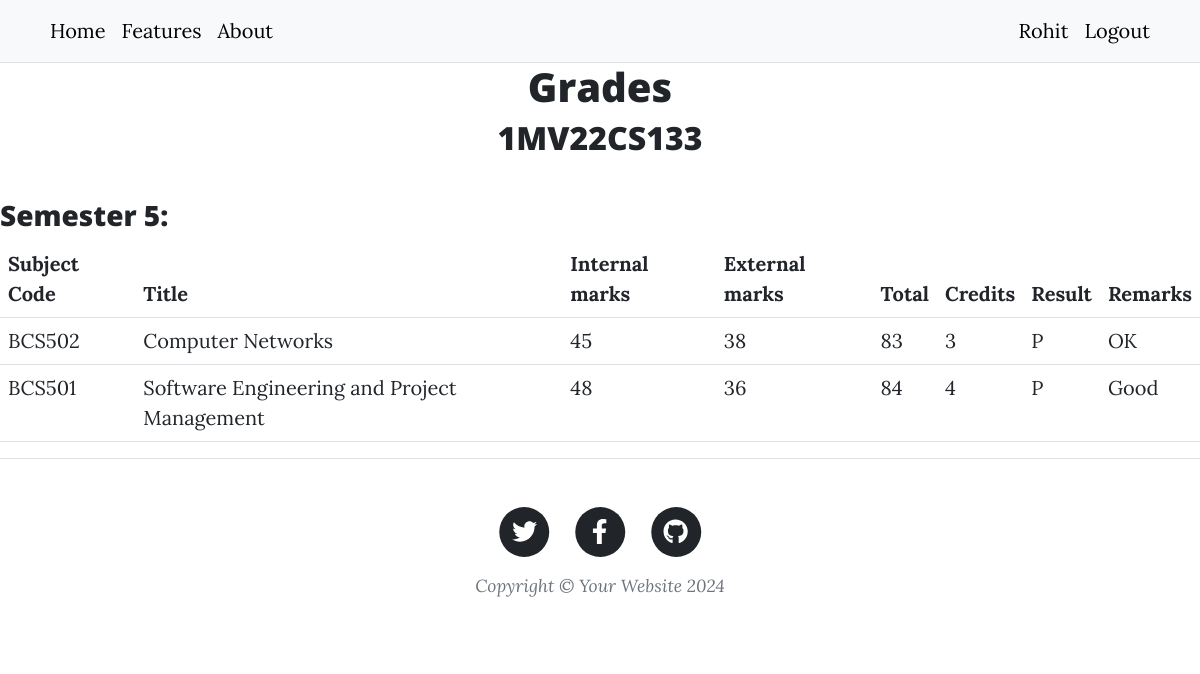
Page /grades?usn=1MV22CS133 (signed in) on the earlier database version.
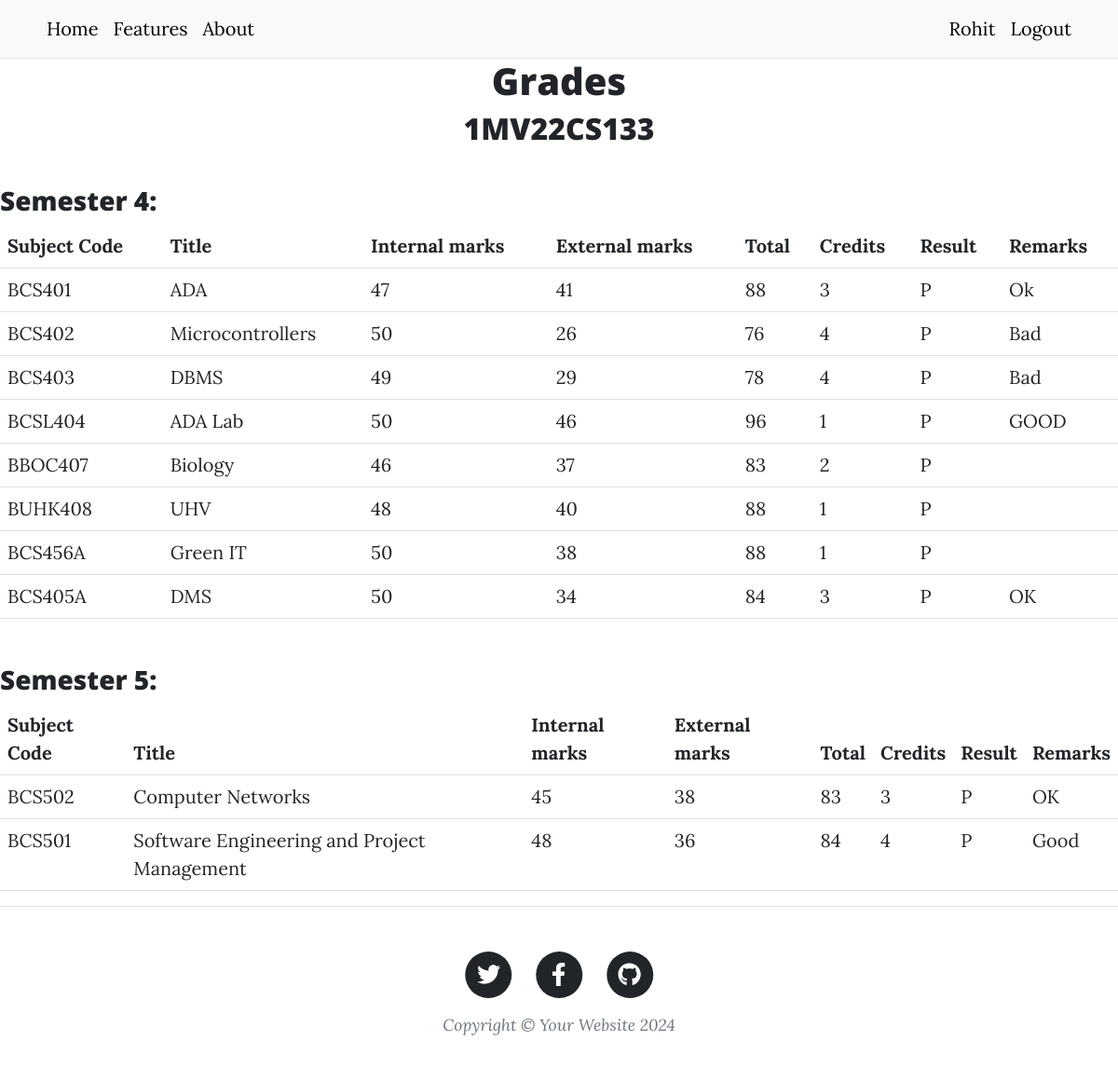
Same page on the later database version.
### main.py (models this page shows)
class User(db.Model, UserMixin):
    __tablename__ = "user"
    id: Mapped[int] = mapped_column(Integer, primary_key=True)
    name: Mapped[str] = mapped_column(String(250))
    email: Mapped[str] = mapped_column(String(250), unique=True)
    designation: Mapped[str] = mapped_column(String(100))
    usn: Mapped[str] = mapped_column(String(100), nullable=True)
    semester: Mapped[int] = mapped_column(Integer, nullable=True)
    course: Mapped[str] = mapped_column(String(250), nullable=True)
    section: Mapped[str] = mapped_column(String(100), nullable=True)
    password: Mapped[str] = mapped_column(String(1000))
    grades: Mapped[List["UserGrade"]] = relationship(back_populates='student')

class UserGrade(db.Model):
    id: Mapped[int] = mapped_column(Integer, primary_key=True)
    subject: Mapped[str] = mapped_column(String(250))
    subject_code: Mapped[str] = mapped_column(String(250))
    student_id: Mapped[int] = mapped_column(ForeignKey('user.id'))
    student: Mapped["User"] = relationship(back_populates='grades')
    internal_marks: Mapped[int] = mapped_column(Integer)
    external_marks: Mapped[int] = mapped_column(Integer)
    subject_credits: Mapped[int] = mapped_column(Integer)
    semester: Mapped[int] = mapped_column(Integer)
    remarks: Mapped[str] = mapped_column(String(1000), nullable=True)
    is_pass: Mapped[str] = mapped_column(String[10])

### main.py (the view)
@app.route('/grades')
@student_specific
def show_grades():
    user = db.session.execute(db.select(User).where(User.usn == request.args.get('usn'))).scalar()
    semesters = []
    for i in range(1, 9):
        for sub in user.grades:
            if sub.semester == i:
                semesters.append(i)
                break
    return render_template('grades.html', user=user, semesters=semesters)

### main.py (called while the page is built)
def student_specific(function):
    @wraps(function)
    def wrapper_function(*args, **kwargs):
        if current_user.is_authenticated and current_user.designation == 'Teacher':
            return function(*args, **kwargs)
        elif (current_user.is_authenticated and current_user.designation == 'Student' and
              current_user.usn == request.args.get('usn').upper()):
            return function(*args, **kwargs)
        else:
            return abort(403)
    return wrapper_function

@login_manager.user_loader
def load_user(user_id):
    return User.query.get(user_id)

### templates/grades.html (shortened to what this page needs)
{% include "header.html" %}
<h1 style="text-align: center">Grades</h1>
<h2 style="text-align: center">{{ user.usn }}</h2>
<div>
    {% for sem in semesters %}
    <h3><br>Semester {{ sem }}:</h3>
    <table class="table">
        <thead>
            <tr>
                <th scope="col">Subject Code</th>
                <th scope="col">Title</th>
                <th scope="col">Internal marks</th>
                <th scope="col">External marks</th>
                <th scope="col">Total</th>
                <th scope="col">Credits</th>
                <th scope="col">Result</th>
                <th scope="col">Remarks</th>
            </tr>
        </thead>
        <tbody>
            {% for sub in user.grades %}
            {% if sub.semester == sem %}
            <tr>
                <td>{{ sub.subject_code }}</td>
                <td>{{ sub.subject }}</td>
                <td>{{ sub.internal_marks }}</td>
                <td>{{ sub.external_marks }}</td>
                <td>{{ sub.internal_marks + sub.external_marks }}</td>
                <td>{{ sub.subject_credits }}</td>
                <td>{{ sub.is_pass }}</td>
                {% if sub.remarks is not none %}
                <td>{{ sub.remarks }}</td>
                {% else %}
                <td></td>
                {% endif %}
            </tr>
            {% endif %}
            {% endfor %}
        </tbody>
    </table>
    {% endfor %}
</div>
{% include "footer.html" %}

### templates/header.html (shortened to what this page needs)
<!DOCTYPE html>
<html lang="en">
  <head>
    {% block styles %}
    {{ bootstrap.load_css() }}
    <link
      href="{{ url_for('static', filename='css/styles.css') }}"
      rel="stylesheet"
    />
    {% endblock %}
  </head>
  <body>
    <nav class="py-2 bg-body-tertiary border-bottom">
    <div class="container d-flex flex-wrap">
      <ul class="nav me-auto">
        <li class="nav-item"><a href="{{ url_for('home') }}" class="nav-link link-body-emphasis px-2 active" aria-current="page">Home</a></li>
        <li class="nav-item"><a href="{{ url_for('features') }}" class="nav-link link-body-emphasis px-2">Features</a></li>
        <li class="nav-item"><a href="{{ url_for('about') }}" class="nav-link link-body-emphasis px-2">About</a></li>
      </ul>
      <ul class="nav">
        {% if not current_user.is_authenticated %}
        <li class="nav-item"><a href="{{ url_for('login') }}" class="nav-link link-body-emphasis px-2">Login</a></li>
        <li class="nav-item"><a href="{{ url_for('choose_designation') }}" class="nav-link link-body-emphasis px-2">Register</a></li>
        {% else %}
        <li class="nav-item"><a href="{{ url_for('profile') }}" class="nav-link link-body-emphasis px-2">{{ current_user.name }}</a></li>
        <li class="nav-item"><a href="{{ url_for('logout') }}" class="nav-link link-body-emphasis px-2">Logout</a></li>
        {% endif %}
      </ul>
    </div>
  </nav>

### templates/footer.html (shortened to what this page needs)
        <footer class="border-top">
          <div class="container px-4 px-lg-5">
              <div class="row gx-4 gx-lg-5 justify-content-center">
                  <div class="col-md-10 col-lg-8 col-xl-7">
                      <ul class="list-inline text-center">
                          <li class="list-inline-item">
                              <a href="#!">
                                  <span class="fa-stack fa-lg">
                                      <i class="fas fa-circle fa-stack-2x"></i>
                                      <i class="fab fa-twitter fa-stack-1x fa-inverse"></i>
                                  </span>
                              </a>
                          </li>
                          <li class="list-inline-item">
                              <a href="#!">
                                  <span class="fa-stack fa-lg">
                                      <i class="fas fa-circle fa-stack-2x"></i>
                                      <i class="fab fa-facebook-f fa-stack-1x fa-inverse"></i>
                                  </span>
                              </a>
                          </li>
                          <li class="list-inline-item">
                              <a href="#!">
                                  <span class="fa-stack fa-lg">
                                      <i class="fas fa-circle fa-stack-2x"></i>
                                      <i class="fab fa-github fa-stack-1x fa-inverse"></i>
                                  </span>
                              </a>
                          </li>
                      </ul>
                      <div class="small text-center text-muted fst-italic">Copyright &copy; Your Website 2024</div>
                  </div>
              </div>
          </div>
      </footer>
  </body>
</html>

Differences in the rows shown:
added UserGrade: subject_code "BCS401", subject "ADA", internal_marks "47", external_marks "41", sub.internal_marks+sub.external_marks "88", subject_credits "3", is_pass "P", remarks "Ok", shown under "4"
added UserGrade: subject_code "BCS402", subject "Microcontrollers", internal_marks "50", external_marks "26", sub.internal_marks+sub.external_marks "76", subject_credits "4", is_pass "P", remarks "Bad"
added UserGrade: subject_code "BCS403", subject "DBMS", internal_marks "49", external_marks "29", sub.internal_marks+sub.external_marks "78", subject_credits "4", is_pass "P", remarks "Bad"
added UserGrade: subject_code "BCSL404", subject "ADA Lab", internal_marks "50", external_marks "46", sub.internal_marks+sub.external_marks "96", subject_credits "1", is_pass "P", remarks "GOOD", shown under "4"
added UserGrade: subject_code "BBOC407", subject "Biology", internal_marks "46", external_marks "37", sub.internal_marks+sub.external_marks "83", subject_credits "2", is_pass "P", shown under "4"
added UserGrade: subject_code "BUHK408", subject "UHV", internal_marks "48", external_marks "40", sub.internal_marks+sub.external_marks "88", subject_credits "1", is_pass "P", shown under "4"
added UserGrade: subject_code "BCS456A", subject "Green IT", internal_marks "50", external_marks "38", sub.internal_marks+sub.external_marks "88", subject_credits "1", is_pass "P", shown under "4"
added UserGrade: subject_code "BCS405A", subject "DMS", internal_marks "50", external_marks "34", sub.internal_marks+sub.external_marks "84", subject_credits "3", is_pass "P", remarks "OK", shown under "4"
Other differences:
new list line: "Semester 4 : Subject Code Title Internal marks External marks Total Credits Result Remarks"
